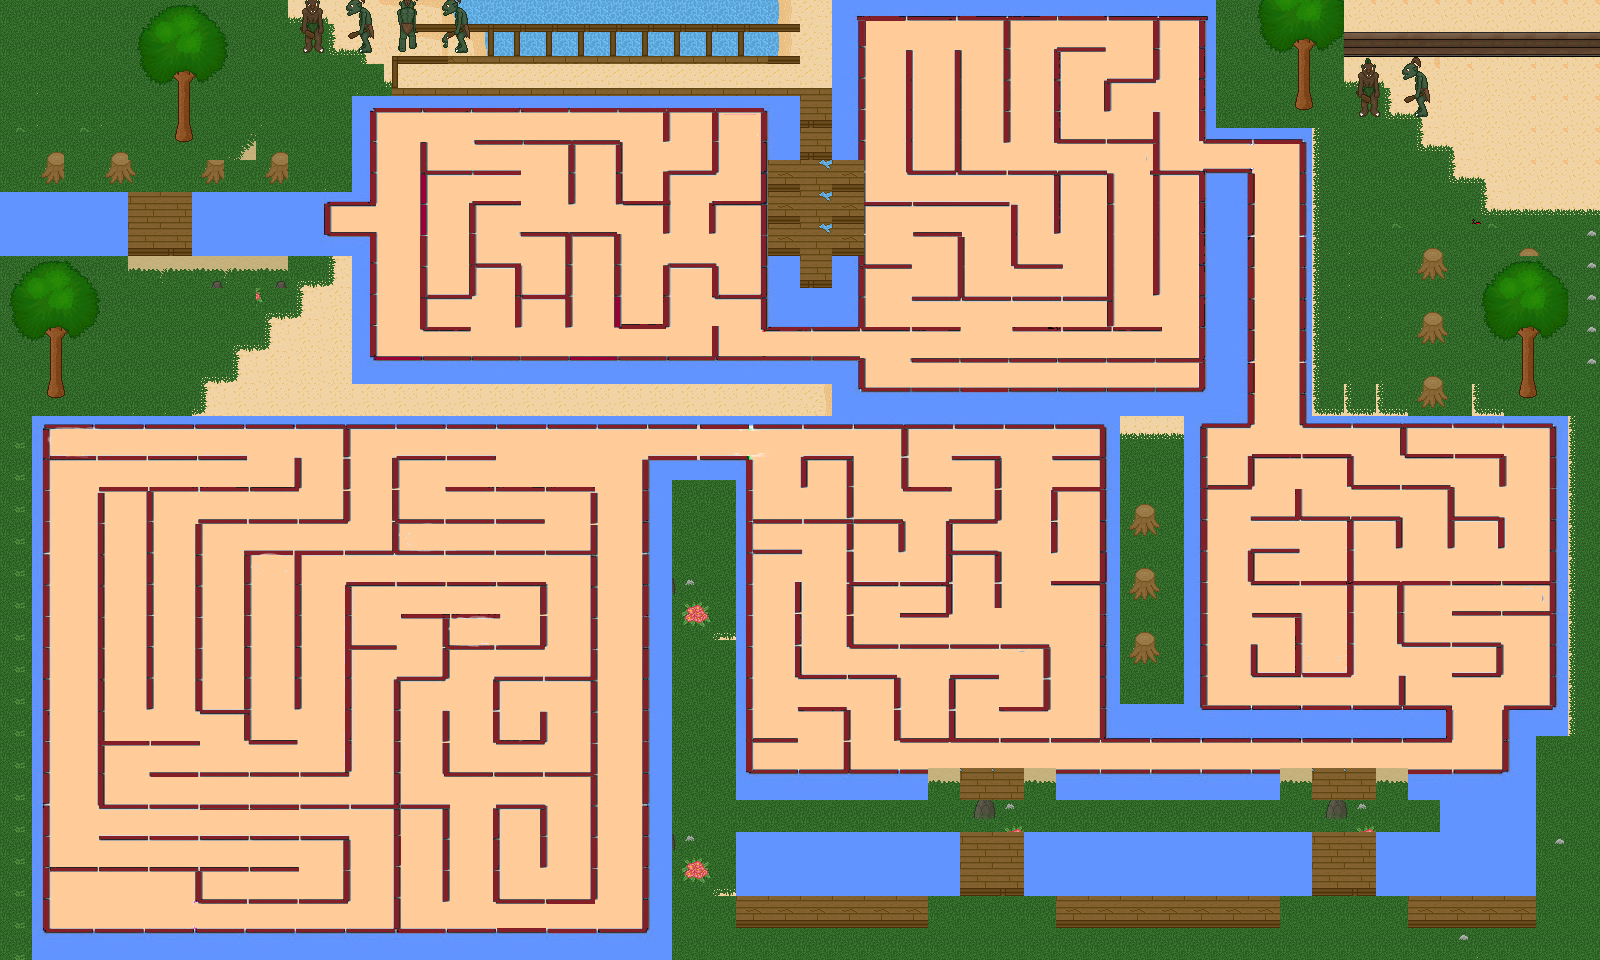

The image is a tile-based game level rendered from a .tmx file. Its description and source (layers, tilesets, objects; grid data summarised) follow:
An orthogonal 50x30 tile map with 32x32 px tiles, 1 tile layer (Tile Layer 1), 4 tilesets and 204 objects (flag).

<map version="1.0" orientation="orthogonal" width="50" height="30" tilewidth="32" tileheight="32">
 <tileset firstgid="1" name="red_brick_maze_fill" tilewidth="32" tileheight="32">
  <image source="map_tiles/red_brick_maze_fill.jpg" width="1600" height="960" />
 </tileset>
 <tileset firstgid="1501" name="grass" tilewidth="32" tileheight="32">
  <image source="map_tiles/grass.png" width="656" height="580" />
 </tileset>
 <tileset firstgid="1861" name="brick2" tilewidth="32" tileheight="32">
  <image source="map_tiles/brick2.png" width="800" height="1280" />
 </tileset>
 <tileset firstgid="2861" name="components" tilewidth="16" tileheight="16">
  <image source="map_tiles/components.png" width="80" height="64" />
 </tileset>
 <layer name="Tile Layer 1" width="50" height="30">
  <data>[1500 cells, 1500 non-empty, 1072 distinct tile ids]</data>
 </layer>
 <objectgroup name="collision" width="50" height="30" visible="0">
  <object x="48" y="419" width="1056" height="1">
   <properties>
    <property name="blocker" value="" />
   </properties>
  </object>
  <object x="44" y="428" width="2" height="496">
   <properties>
    <property name="blocker" value="" />
   </properties>
  </object>
  <object x="46" y="932" width="588" height="2">
   <properties>
    <property name="blocker" value="" />
   </properties>
  </object>
  <object x="646" y="462" width="1" height="459">
   <properties>
    <property name="blocker" value="" />
   </properties>
  </object>
  <object x="652" y="460" width="93" height="3">
   <properties>
    <property name="blocker" value="" />
   </properties>
  </object>
  <object x="100" y="488" width="192" height="2">
   <properties>
    <property name="blocker" value="" />
   </properties>
  </object>
  <object x="296" y="460" width="2" height="22">
   <properties>
    <property name="blocker" value="" />
   </properties>
  </object>
  <object x="100" y="497" width="1" height="302">
   <properties>
    <property name="blocker" value="" />
   </properties>
  </object>
  <object x="103" y="806" width="327" height="1">
   <properties>
    <property name="blocker" value="" />
   </properties>
  </object>
  <object x="148" y="496" width="1" height="206">
   <properties>
    <property name="blocker" value="" />
   </properties>
  </object>
  <object x="196" y="529" width="2" height="176">
   <properties>
    <property name="blocker" value="" />
   </properties>
  </object>
  <object x="246" y="557" width="2" height="180">
   <properties>
    <property name="blocker" value="" />
   </properties>
  </object>
  <object x="296" y="554" width="2" height="150">
   <properties>
    <property name="blocker" value="" />
   </properties>
  </object>
  <object x="346" y="432" width="2" height="88">
   <properties>
    <property name="blocker" value="" />
   </properties>
  </object>
  <object x="201" y="521" width="140" height="2">
   <properties>
    <property name="blocker" value="" />
   </properties>
  </object>
  <object x="246" y="552" width="348" height="2">
   <properties>
    <property name="blocker" value="" />
   </properties>
  </object>
  <object x="593" y="494" width="1" height="403">
   <properties>
    <property name="blocker" value="" />
   </properties>
  </object>
  <object x="396" y="685" width="1" height="242">
   <properties>
    <property name="blocker" value="" />
   </properties>
  </object>
  <object x="347" y="588" width="2" height="184">
   <properties>
    <property name="blocker" value="" />
   </properties>
  </object>
  <object x="150" y="774" width="197" height="2">
   <properties>
    <property name="blocker" value="" />
   </properties>
  </object>
  <object x="347" y="583" width="195" height="1">
   <properties>
    <property name="blocker" value="" />
   </properties>
  </object>
  <object x="542" y="586" width="2" height="62">
   <properties>
    <property name="blocker" value="" />
   </properties>
  </object>
  <object x="446" y="646" width="98" height="2">
   <properties>
    <property name="blocker" value="" />
   </properties>
  </object>
  <object x="445" y="621" width="2" height="57">
   <properties>
    <property name="blocker" value="" />
   </properties>
  </object>
  <object x="398" y="677" width="49" height="3">
   <properties>
    <property name="blocker" value="" />
   </properties>
  </object>
  <object x="403" y="614" width="94" height="1">
   <properties>
    <property name="blocker" value="" />
   </properties>
  </object>
  <object x="50" y="456" width="194" height="1">
   <properties>
    <property name="blocker" value="" />
   </properties>
  </object>
  <object x="398" y="458" width="91" height="1">
   <properties>
    <property name="blocker" value="" />
   </properties>
  </object>
  <object x="395" y="463" width="1" height="90">
   <properties>
    <property name="blocker" value="" />
   </properties>
  </object>
  <object x="106" y="743" width="91" height="1">
   <properties>
    <property name="blocker" value="" />
   </properties>
  </object>
  <object x="448" y="488" width="143" height="1">
   <properties>
    <property name="blocker" value="" />
   </properties>
  </object>
  <object x="402" y="521" width="138" height="1">
   <properties>
    <property name="blocker" value="" />
   </properties>
  </object>
  <object x="204" y="712" width="33" height="1">
   <properties>
    <property name="blocker" value="" />
   </properties>
  </object>
  <object x="256" y="742" width="33" height="1">
   <properties>
    <property name="blocker" value="" />
   </properties>
  </object>
  <object x="355" y="647" width="38" height="1">
   <properties>
    <property name="blocker" value="" />
   </properties>
  </object>
  <object x="445" y="818" width="1" height="78">
   <properties>
    <property name="blocker" value="" />
   </properties>
  </object>
  <object x="498" y="679" width="91" height="1">
   <properties>
    <property name="blocker" value="" />
   </properties>
  </object>
  <object x="496" y="684" width="1" height="53">
   <properties>
    <property name="blocker" value="" />
   </properties>
  </object>
  <object x="499" y="742" width="46" height="1">
   <properties>
    <property name="blocker" value="" />
   </properties>
  </object>
  <object x="541" y="713" width="1" height="27">
   <properties>
    <property name="blocker" value="" />
   </properties>
  </object>
  <object x="445" y="713" width="1" height="58">
   <properties>
    <property name="blocker" value="" />
   </properties>
  </object>
  <object x="453" y="772" width="136" height="1">
   <properties>
    <property name="blocker" value="" />
   </properties>
  </object>
  <object x="499" y="896" width="95" height="3">
   <properties>
    <property name="blocker" value="" />
   </properties>
  </object>
  <object x="496" y="810" width="1" height="90">
   <properties>
    <property name="blocker" value="" />
   </properties>
  </object>
  <object x="499" y="810" width="43" height="1">
   <properties>
    <property name="blocker" value="" />
   </properties>
  </object>
  <object x="538" y="815" width="1" height="51">
   <properties>
    <property name="blocker" value="" />
   </properties>
  </object>
  <object x="199" y="901" width="141" height="1">
   <properties>
    <property name="blocker" value="" />
   </properties>
  </object>
  <object x="345" y="838" width="1" height="60">
   <properties>
    <property name="blocker" value="" />
   </properties>
  </object>
  <object x="100" y="838" width="246" height="1">
   <properties>
    <property name="blocker" value="" />
   </properties>
  </object>
  </objectgroup>
 <objectgroup name="player" width="50" height="30" visible="0">
  <!-- 6 objects omitted --></objectgroup>
 <objectgroup name="flags" width="50" height="30" visible="0">
  <!-- 6 objects omitted --></objectgroup>
</map>
<!-- 155 of 204 objects omitted -->
